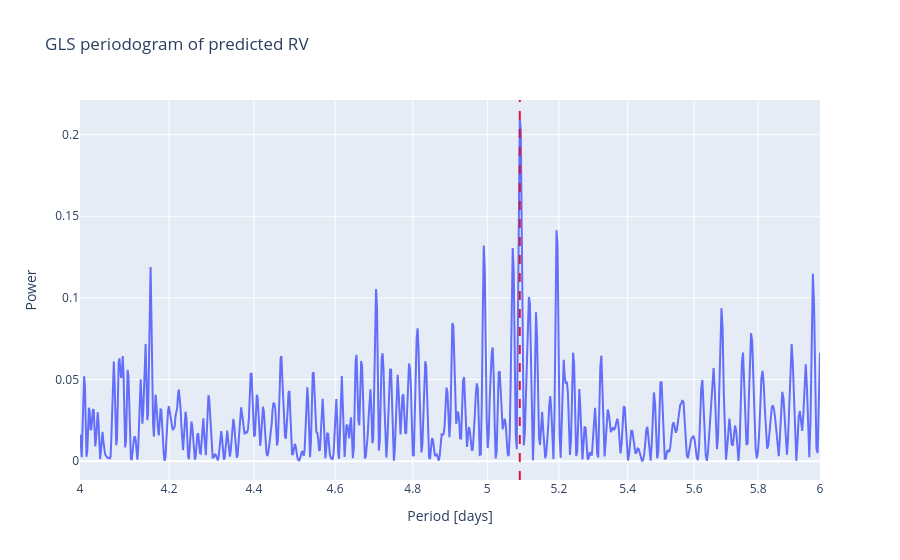

Write notebook code for a chart like this one.
### Markdown cell above
# New

HD209458_esp19_2_linear_corrected

### Code cell
from astropy.timeseries import LombScargle

gls_input_df = (
    star_prediction_df[['rjd', 'predicted_true_vrad']]
    .dropna()
    .sort_values('rjd')
    .copy()
)

gls = LombScargle(
    gls_input_df['rjd'].to_numpy(),
    gls_input_df['predicted_true_vrad'].to_numpy(),
    center_data=True,
    fit_mean=True,
)

min_period = 4
max_period = 6

min_frequency = 1 / max_period
max_frequency = 1 / min_period

frequency, power = gls.autopower(
    minimum_frequency=min_frequency,
    maximum_frequency=max_frequency,
)

#frequency, power = gls.autopower()


best_frequency = frequency[np.argmax(power)]
best_period = 1 / best_frequency

gls_periodogram_df = pd.DataFrame(
    {
        'frequency': frequency,
        'period': 1 / frequency,
        'power': power,
    }
).sort_values('period')

fig = go.Figure()
fig.add_trace(
    go.Scatter(
        x=gls_periodogram_df['period'],
        y=gls_periodogram_df['power'],
        mode='lines',
        name='GLS power',
        hovertemplate='period=%{x:.6f} d<br>power=%{y:.6f}<extra></extra>',
    )
)
fig.add_vline(
    x=best_period,
    line_dash='dash',
    line_color='crimson',
    annotation_text=f'best period = {best_period:.6f} d',
    annotation_position='top right',
)
fig.update_layout(
    title='GLS periodogram of predicted RV',
    xaxis_title='Period [days]',
    yaxis_title='Power',
)
fig.update_xaxes(type='log', range=[np.log10(4), np.log10(6)])
fig.show()

pd.Series(
    {
        'best_frequency': best_frequency,
        'best_period_days': best_period,
        'max_power': power.max(),
    }
)

### Figure 1 — Plotly figure (JSON) as saved in the notebook; plotly's stock layout.template omitted (floating-point values rounded to 4 significant figures; data arrays with more than 128 entries replaced by an {"elided": "..."} marker saying what was removed)
{"data": [{"hovertemplate": "period=%{x:.6f} d<br>power=%{y:.6f}<extra></extra>", "mode": "lines", "name": "GLS power", "type": "scatter", "x": {"elided": "767 float values"}, "y": {"elided": "767 float values"}}], "layout": {"annotations": [{"showarrow": false, "text": "best period = 5.089898 d", "x": 5.09, "xanchor": "left", "xref": "x", "y": 1, "yanchor": "top", "yref": "y domain"}], "shapes": [{"line": {"color": "crimson", "dash": "dash"}, "type": "line", "x0": 5.09, "x1": 5.09, "xref": "x", "y0": 0, "y1": 1, "yref": "y domain"}], "title": {"text": "GLS periodogram of predicted RV"}, "xaxis": {"range": [0.6021, 0.7782], "title": {"text": "Period [days]"}, "type": "log"}, "yaxis": {"title": {"text": "Power"}}}}
